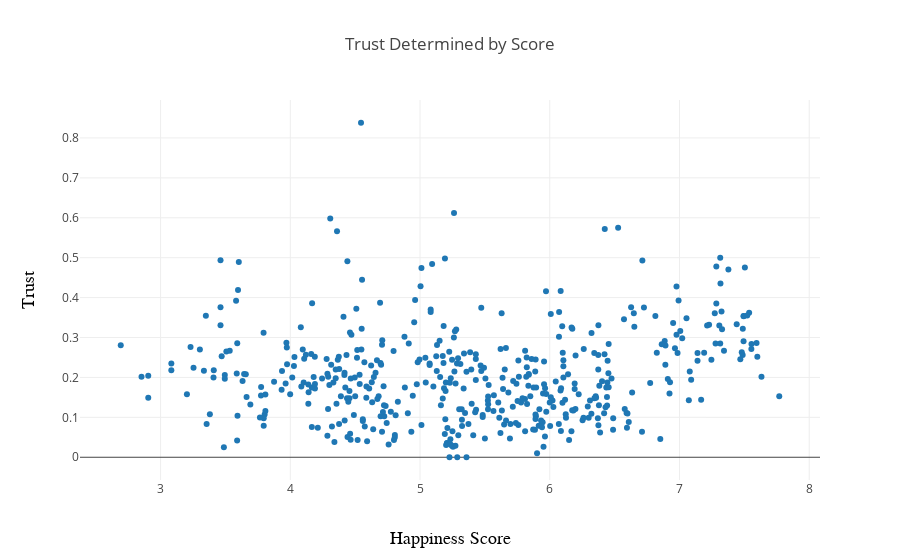

The notebook cell this image was saved under:
### Code cell
fig4 = go.Figure(data=data4, layout=layout)
iplot(fig4)

### Figure 1 — Plotly figure (JSON) as saved in the notebook; plotly's stock layout.template omitted (floating-point values rounded to 4 significant figures; data arrays with more than 128 entries replaced by an {"elided": "..."} marker saying what was removed)
{"data": [{"mode": "markers", "type": "scatter", "uid": "588d1c28-796f-490f-a75c-3c0457e9b81a", "x": {"elided": "467 float values"}, "y": {"elided": "467 float values"}}], "layout": {"title": {"text": "Trust Determined by Score"}, "xaxis": {"title": {"font": {"color": "black", "family": "Courier New, monospace", "size": 18}, "text": "Happiness Score"}}, "yaxis": {"title": {"font": {"color": "black", "family": "Courier New, monospace", "size": 18}, "text": "Trust"}}}}
